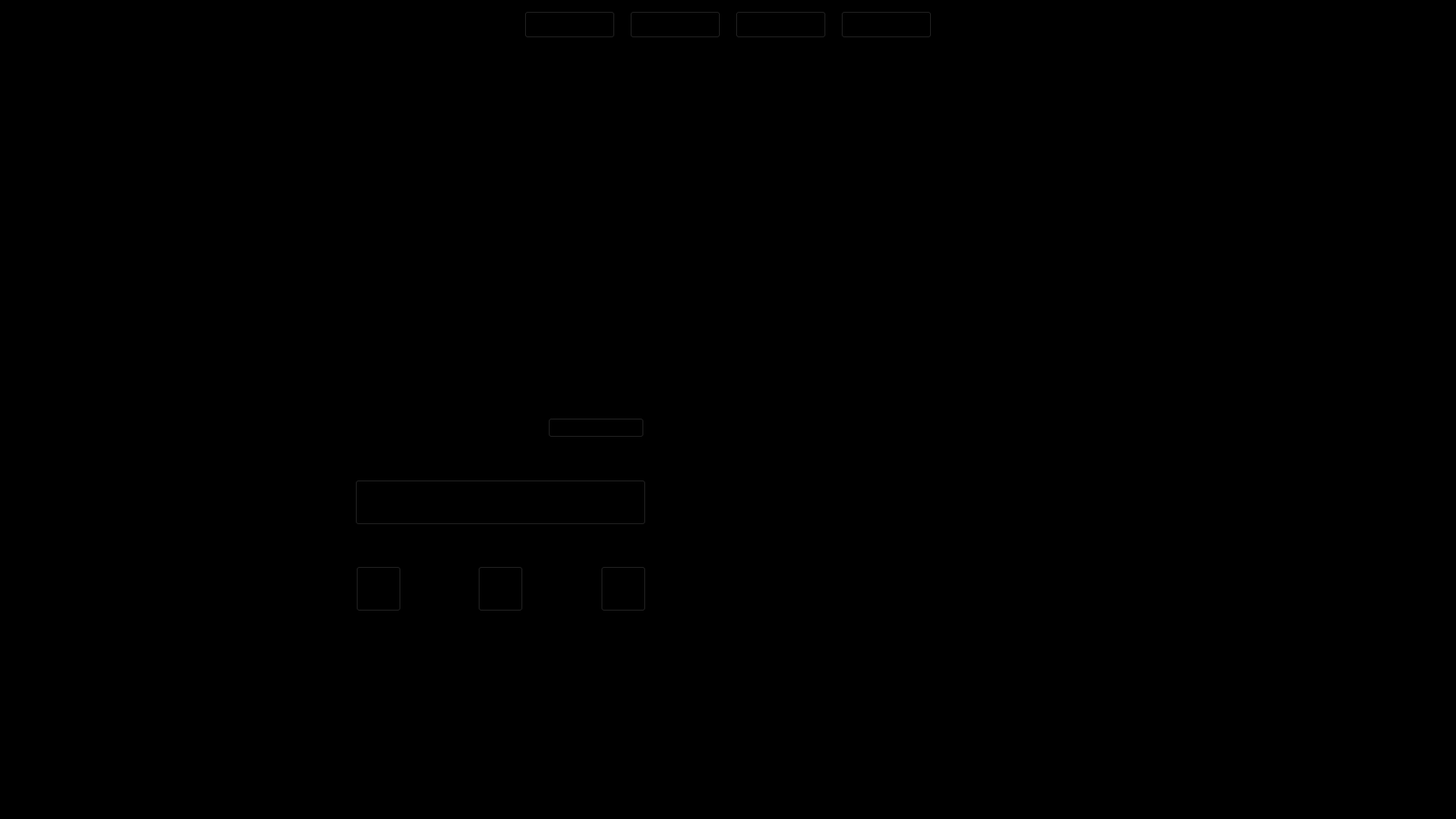
<?xml version="1.0" encoding="UTF-8"?>
<ui version="4.0">
 <class>Widget</class>
 <widget class="QWidget" name="Widget">
  <property name="geometry">
   <rect>
    <x>0</x>
    <y>0</y>
    <width>1600</width>
    <height>900</height>
   </rect>
  </property>
  <property name="minimumSize">
   <size>
    <width>800</width>
    <height>450</height>
   </size>
  </property>
  <property name="windowTitle">
   <string>Widget</string>
  </property>
  <property name="styleSheet">
   <string notr="true"/>
  </property>
  <layout class="QGridLayout" name="gridLayout_6">
   <property name="leftMargin">
    <number>0</number>
   </property>
   <property name="topMargin">
    <number>0</number>
   </property>
   <property name="rightMargin">
    <number>0</number>
   </property>
   <property name="bottomMargin">
    <number>0</number>
   </property>
   <property name="spacing">
    <number>0</number>
   </property>
   <item row="0" column="0">
    <widget class="QFrame" name="frame_background">
     <property name="styleSheet">
      <string notr="true">gridline-color: rgb(0, 0, 0);
background-color: rgb(0, 0, 0);
gridline-color: rgb(255, 255, 255);
gridline-color: rgb(255, 255, 255);</string>
     </property>
     <property name="frameShape">
      <enum>QFrame::StyledPanel</enum>
     </property>
     <property name="frameShadow">
      <enum>QFrame::Raised</enum>
     </property>
     <layout class="QGridLayout" name="gridLayout_3">
      <item row="0" column="0">
       <layout class="QHBoxLayout" name="horizontalLayout_12">
        <item>
         <spacer name="horizontalSpacer_3">
          <property name="orientation">
           <enum>Qt::Horizontal</enum>
          </property>
          <property name="sizeHint" stdset="0">
           <size>
            <width>13</width>
            <height>20</height>
           </size>
          </property>
         </spacer>
        </item>
        <item>
         <widget class="QPushButton" name="btn_1">
          <property name="sizePolicy">
           <sizepolicy hsizetype="Fixed" vsizetype="Fixed">
            <horstretch>0</horstretch>
            <verstretch>0</verstretch>
           </sizepolicy>
          </property>
          <property name="minimumSize">
           <size>
            <width>100</width>
            <height>30</height>
           </size>
          </property>
          <property name="maximumSize">
           <size>
            <width>100</width>
            <height>30</height>
           </size>
          </property>
          <property name="font">
           <font>
            <pointsize>10</pointsize>
           </font>
          </property>
          <property name="text">
           <string>粉红</string>
          </property>
         </widget>
        </item>
        <item>
         <spacer name="horizontalSpacer_23">
          <property name="orientation">
           <enum>Qt::Horizontal</enum>
          </property>
          <property name="sizeType">
           <enum>QSizePolicy::Fixed</enum>
          </property>
          <property name="sizeHint" stdset="0">
           <size>
            <width>10</width>
            <height>20</height>
           </size>
          </property>
         </spacer>
        </item>
        <item>
         <widget class="QPushButton" name="btn_2">
          <property name="sizePolicy">
           <sizepolicy hsizetype="Fixed" vsizetype="Fixed">
            <horstretch>0</horstretch>
            <verstretch>0</verstretch>
           </sizepolicy>
          </property>
          <property name="minimumSize">
           <size>
            <width>100</width>
            <height>30</height>
           </size>
          </property>
          <property name="maximumSize">
           <size>
            <width>100</width>
            <height>30</height>
           </size>
          </property>
          <property name="font">
           <font>
            <pointsize>10</pointsize>
           </font>
          </property>
          <property name="text">
           <string>黄色</string>
          </property>
         </widget>
        </item>
        <item>
         <spacer name="horizontalSpacer_24">
          <property name="orientation">
           <enum>Qt::Horizontal</enum>
          </property>
          <property name="sizeType">
           <enum>QSizePolicy::Fixed</enum>
          </property>
          <property name="sizeHint" stdset="0">
           <size>
            <width>10</width>
            <height>20</height>
           </size>
          </property>
         </spacer>
        </item>
        <item>
         <widget class="QPushButton" name="btn_3">
          <property name="sizePolicy">
           <sizepolicy hsizetype="Fixed" vsizetype="Fixed">
            <horstretch>0</horstretch>
            <verstretch>0</verstretch>
           </sizepolicy>
          </property>
          <property name="minimumSize">
           <size>
            <width>100</width>
            <height>30</height>
           </size>
          </property>
          <property name="maximumSize">
           <size>
            <width>100</width>
            <height>30</height>
           </size>
          </property>
          <property name="font">
           <font>
            <pointsize>10</pointsize>
           </font>
          </property>
          <property name="text">
           <string>浅紫</string>
          </property>
         </widget>
        </item>
        <item>
         <spacer name="horizontalSpacer_25">
          <property name="orientation">
           <enum>Qt::Horizontal</enum>
          </property>
          <property name="sizeType">
           <enum>QSizePolicy::Fixed</enum>
          </property>
          <property name="sizeHint" stdset="0">
           <size>
            <width>10</width>
            <height>20</height>
           </size>
          </property>
         </spacer>
        </item>
        <item>
         <widget class="QPushButton" name="btn_4">
          <property name="sizePolicy">
           <sizepolicy hsizetype="Fixed" vsizetype="Fixed">
            <horstretch>0</horstretch>
            <verstretch>0</verstretch>
           </sizepolicy>
          </property>
          <property name="minimumSize">
           <size>
            <width>100</width>
            <height>30</height>
           </size>
          </property>
          <property name="maximumSize">
           <size>
            <width>100</width>
            <height>30</height>
           </size>
          </property>
          <property name="font">
           <font>
            <pointsize>10</pointsize>
           </font>
          </property>
          <property name="text">
           <string>青绿</string>
          </property>
         </widget>
        </item>
        <item>
         <spacer name="horizontalSpacer_4">
          <property name="orientation">
           <enum>Qt::Horizontal</enum>
          </property>
          <property name="sizeHint" stdset="0">
           <size>
            <width>13</width>
            <height>20</height>
           </size>
          </property>
         </spacer>
        </item>
       </layout>
      </item>
      <item row="1" column="0">
       <layout class="QVBoxLayout" name="verticalLayout_2">
        <item>
         <spacer name="verticalSpacer_9">
          <property name="orientation">
           <enum>Qt::Vertical</enum>
          </property>
          <property name="sizeHint" stdset="0">
           <size>
            <width>20</width>
            <height>13</height>
           </size>
          </property>
         </spacer>
        </item>
        <item>
         <layout class="QHBoxLayout" name="horizontalLayout_9">
          <item>
           <spacer name="horizontalSpacer_17">
            <property name="orientation">
             <enum>Qt::Horizontal</enum>
            </property>
            <property name="sizeHint" stdset="0">
             <size>
              <width>40</width>
              <height>20</height>
             </size>
            </property>
           </spacer>
          </item>
          <item>
           <widget class="QFrame" name="frame">
            <property name="frameShape">
             <enum>QFrame::StyledPanel</enum>
            </property>
            <property name="frameShadow">
             <enum>QFrame::Raised</enum>
            </property>
            <layout class="QGridLayout" name="gridLayout_2">
             <item row="0" column="0">
              <layout class="QHBoxLayout" name="horizontalLayout_8">
               <property name="spacing">
                <number>0</number>
               </property>
               <item>
                <widget class="QFrame" name="frame_login">
                 <property name="sizePolicy">
                  <sizepolicy hsizetype="Minimum" vsizetype="Minimum">
                   <horstretch>0</horstretch>
                   <verstretch>0</verstretch>
                  </sizepolicy>
                 </property>
                 <property name="minimumSize">
                  <size>
                   <width>500</width>
                   <height>600</height>
                  </size>
                 </property>
                 <property name="maximumSize">
                  <size>
                   <width>500</width>
                   <height>600</height>
                  </size>
                 </property>
                 <property name="frameShape">
                  <enum>QFrame::StyledPanel</enum>
                 </property>
                 <property name="frameShadow">
                  <enum>QFrame::Raised</enum>
                 </property>
                 <layout class="QGridLayout" name="gridLayout_5">
                  <item row="0" column="0">
                   <layout class="QVBoxLayout" name="verticalLayout">
                    <item>
                     <spacer name="verticalSpacer_2">
                      <property name="orientation">
                       <enum>Qt::Vertical</enum>
                      </property>
                      <property name="sizeHint" stdset="0">
                       <size>
                        <width>20</width>
                        <height>13</height>
                       </size>
                      </property>
                     </spacer>
                    </item>
                    <item>
                     <layout class="QHBoxLayout" name="horizontalLayout">
                      <item>
                       <spacer name="horizontalSpacer">
                        <property name="orientation">
                         <enum>Qt::Horizontal</enum>
                        </property>
                        <property name="sizeHint" stdset="0">
                         <size>
                          <width>40</width>
                          <height>20</height>
                         </size>
                        </property>
                       </spacer>
                      </item>
                      <item>
                       <widget class="QLabel" name="label_login">
                        <property name="font">
                         <font>
                          <family>Arial</family>
                          <pointsize>22</pointsize>
                         </font>
                        </property>
                        <property name="text">
                         <string>LOGIN</string>
                        </property>
                       </widget>
                      </item>
                      <item>
                       <spacer name="horizontalSpacer_2">
                        <property name="orientation">
                         <enum>Qt::Horizontal</enum>
                        </property>
                        <property name="sizeHint" stdset="0">
                         <size>
                          <width>40</width>
                          <height>20</height>
                         </size>
                        </property>
                       </spacer>
                      </item>
                     </layout>
                    </item>
                    <item>
                     <spacer name="verticalSpacer">
                      <property name="orientation">
                       <enum>Qt::Vertical</enum>
                      </property>
                      <property name="sizeHint" stdset="0">
                       <size>
                        <width>20</width>
                        <height>13</height>
                       </size>
                      </property>
                     </spacer>
                    </item>
                    <item>
                     <layout class="QHBoxLayout" name="horizontalLayout_10">
                      <item>
                       <spacer name="horizontalSpacer_20">
                        <property name="orientation">
                         <enum>Qt::Horizontal</enum>
                        </property>
                        <property name="sizeType">
                         <enum>QSizePolicy::Fixed</enum>
                        </property>
                        <property name="sizeHint" stdset="0">
                         <size>
                          <width>80</width>
                          <height>20</height>
                         </size>
                        </property>
                       </spacer>
                      </item>
                      <item>
                       <widget class="QFrame" name="frame_user_name">
                        <property name="frameShape">
                         <enum>QFrame::StyledPanel</enum>
                        </property>
                        <property name="frameShadow">
                         <enum>QFrame::Raised</enum>
                        </property>
                        <layout class="QGridLayout" name="gridLayout_4">
                         <item row="0" column="0">
                          <layout class="QHBoxLayout" name="horizontalLayout_11">
                           <item>
                            <spacer name="horizontalSpacer_21">
                             <property name="orientation">
                              <enum>Qt::Horizontal</enum>
                             </property>
                             <property name="sizeType">
                              <enum>QSizePolicy::Fixed</enum>
                             </property>
                             <property name="sizeHint" stdset="0">
                              <size>
                               <width>10</width>
                               <height>20</height>
                              </size>
                             </property>
                            </spacer>
                           </item>
                           <item>
                            <widget class="QLabel" name="label_user_name">
                             <property name="sizePolicy">
                              <sizepolicy hsizetype="Fixed" vsizetype="Fixed">
                               <horstretch>0</horstretch>
                               <verstretch>0</verstretch>
                              </sizepolicy>
                             </property>
                             <property name="minimumSize">
                              <size>
                               <width>30</width>
                               <height>30</height>
                              </size>
                             </property>
                             <property name="maximumSize">
                              <size>
                               <width>30</width>
                               <height>30</height>
                              </size>
                             </property>
                             <property name="text">
                              <string/>
                             </property>
                            </widget>
                           </item>
                           <item>
                            <widget class="QLineEdit" name="lineE_user_name"/>
                           </item>
                          </layout>
                         </item>
                        </layout>
                       </widget>
                      </item>
                      <item>
                       <spacer name="horizontalSpacer_22">
                        <property name="orientation">
                         <enum>Qt::Horizontal</enum>
                        </property>
                        <property name="sizeType">
                         <enum>QSizePolicy::Fixed</enum>
                        </property>
                        <property name="sizeHint" stdset="0">
                         <size>
                          <width>80</width>
                          <height>20</height>
                         </size>
                        </property>
                       </spacer>
                      </item>
                     </layout>
                    </item>
                    <item>
                     <spacer name="verticalSpacer_3">
                      <property name="orientation">
                       <enum>Qt::Vertical</enum>
                      </property>
                      <property name="sizeHint" stdset="0">
                       <size>
                        <width>20</width>
                        <height>17</height>
                       </size>
                      </property>
                     </spacer>
                    </item>
                    <item>
                     <layout class="QHBoxLayout" name="horizontalLayout_2">
                      <item>
                       <spacer name="horizontalSpacer_6">
                        <property name="orientation">
                         <enum>Qt::Horizontal</enum>
                        </property>
                        <property name="sizeType">
                         <enum>QSizePolicy::Fixed</enum>
                        </property>
                        <property name="sizeHint" stdset="0">
                         <size>
                          <width>80</width>
                          <height>20</height>
                         </size>
                        </property>
                       </spacer>
                      </item>
                      <item>
                       <widget class="QFrame" name="frame_pwd">
                        <property name="frameShape">
                         <enum>QFrame::StyledPanel</enum>
                        </property>
                        <property name="frameShadow">
                         <enum>QFrame::Raised</enum>
                        </property>
                        <layout class="QGridLayout" name="gridLayout">
                         <item row="0" column="0">
                          <layout class="QHBoxLayout" name="horizontalLayout_3">
                           <item>
                            <spacer name="horizontalSpacer_5">
                             <property name="orientation">
                              <enum>Qt::Horizontal</enum>
                             </property>
                             <property name="sizeType">
                              <enum>QSizePolicy::Fixed</enum>
                             </property>
                             <property name="sizeHint" stdset="0">
                              <size>
                               <width>10</width>
                               <height>20</height>
                              </size>
                             </property>
                            </spacer>
                           </item>
                           <item>
                            <widget class="QLabel" name="label_pwd">
                             <property name="sizePolicy">
                              <sizepolicy hsizetype="Fixed" vsizetype="Fixed">
                               <horstretch>0</horstretch>
                               <verstretch>0</verstretch>
                              </sizepolicy>
                             </property>
                             <property name="minimumSize">
                              <size>
                               <width>30</width>
                               <height>30</height>
                              </size>
                             </property>
                             <property name="maximumSize">
                              <size>
                               <width>30</width>
                               <height>30</height>
                              </size>
                             </property>
                             <property name="text">
                              <string/>
                             </property>
                            </widget>
                           </item>
                           <item>
                            <widget class="QLineEdit" name="lineE_pwd"/>
                           </item>
                          </layout>
                         </item>
                        </layout>
                       </widget>
                      </item>
                      <item>
                       <spacer name="horizontalSpacer_19">
                        <property name="orientation">
                         <enum>Qt::Horizontal</enum>
                        </property>
                        <property name="sizeType">
                         <enum>QSizePolicy::Fixed</enum>
                        </property>
                        <property name="sizeHint" stdset="0">
                         <size>
                          <width>80</width>
                          <height>20</height>
                         </size>
                        </property>
                       </spacer>
                      </item>
                     </layout>
                    </item>
                    <item>
                     <layout class="QHBoxLayout" name="horizontalLayout_5">
                      <item>
                       <spacer name="horizontalSpacer_11">
                        <property name="orientation">
                         <enum>Qt::Horizontal</enum>
                        </property>
                        <property name="sizeHint" stdset="0">
                         <size>
                          <width>28</width>
                          <height>20</height>
                         </size>
                        </property>
                       </spacer>
                      </item>
                      <item>
                       <widget class="QPushButton" name="btn_forget">
                        <property name="font">
                         <font>
                          <family>Arial</family>
                          <underline>true</underline>
                         </font>
                        </property>
                        <property name="text">
                         <string>Forget Password?</string>
                        </property>
                       </widget>
                      </item>
                      <item>
                       <spacer name="horizontalSpacer_12">
                        <property name="orientation">
                         <enum>Qt::Horizontal</enum>
                        </property>
                        <property name="sizeType">
                         <enum>QSizePolicy::Fixed</enum>
                        </property>
                        <property name="sizeHint" stdset="0">
                         <size>
                          <width>80</width>
                          <height>20</height>
                         </size>
                        </property>
                       </spacer>
                      </item>
                     </layout>
                    </item>
                    <item>
                     <spacer name="verticalSpacer_5">
                      <property name="orientation">
                       <enum>Qt::Vertical</enum>
                      </property>
                      <property name="sizeHint" stdset="0">
                       <size>
                        <width>20</width>
                        <height>13</height>
                       </size>
                      </property>
                     </spacer>
                    </item>
                    <item>
                     <layout class="QHBoxLayout" name="horizontalLayout_6">
                      <item>
                       <spacer name="horizontalSpacer_13">
                        <property name="orientation">
                         <enum>Qt::Horizontal</enum>
                        </property>
                        <property name="sizeHint" stdset="0">
                         <size>
                          <width>40</width>
                          <height>20</height>
                         </size>
                        </property>
                       </spacer>
                      </item>
                      <item>
                       <widget class="QPushButton" name="btn_login">
                        <property name="sizePolicy">
                         <sizepolicy hsizetype="Fixed" vsizetype="Fixed">
                          <horstretch>0</horstretch>
                          <verstretch>0</verstretch>
                         </sizepolicy>
                        </property>
                        <property name="minimumSize">
                         <size>
                          <width>320</width>
                          <height>50</height>
                         </size>
                        </property>
                        <property name="maximumSize">
                         <size>
                          <width>320</width>
                          <height>50</height>
                         </size>
                        </property>
                        <property name="font">
                         <font>
                          <family>Arial</family>
                          <pointsize>12</pointsize>
                         </font>
                        </property>
                        <property name="text">
                         <string>LOGIN</string>
                        </property>
                       </widget>
                      </item>
                      <item>
                       <spacer name="horizontalSpacer_14">
                        <property name="orientation">
                         <enum>Qt::Horizontal</enum>
                        </property>
                        <property name="sizeHint" stdset="0">
                         <size>
                          <width>40</width>
                          <height>20</height>
                         </size>
                        </property>
                       </spacer>
                      </item>
                     </layout>
                    </item>
                    <item>
                     <spacer name="verticalSpacer_6">
                      <property name="orientation">
                       <enum>Qt::Vertical</enum>
                      </property>
                      <property name="sizeHint" stdset="0">
                       <size>
                        <width>20</width>
                        <height>13</height>
                       </size>
                      </property>
                     </spacer>
                    </item>
                    <item>
                     <layout class="QHBoxLayout" name="horizontalLayout_4">
                      <item>
                       <spacer name="horizontalSpacer_10">
                        <property name="orientation">
                         <enum>Qt::Horizontal</enum>
                        </property>
                        <property name="sizeHint" stdset="0">
                         <size>
                          <width>13</width>
                          <height>20</height>
                         </size>
                        </property>
                       </spacer>
                      </item>
                      <item>
                       <widget class="QPushButton" name="btn_wx">
                        <property name="sizePolicy">
                         <sizepolicy hsizetype="Fixed" vsizetype="Fixed">
                          <horstretch>0</horstretch>
                          <verstretch>0</verstretch>
                         </sizepolicy>
                        </property>
                        <property name="minimumSize">
                         <size>
                          <width>50</width>
                          <height>50</height>
                         </size>
                        </property>
                        <property name="maximumSize">
                         <size>
                          <width>50</width>
                          <height>50</height>
                         </size>
                        </property>
                        <property name="text">
                         <string/>
                        </property>
                       </widget>
                      </item>
                      <item>
                       <spacer name="horizontalSpacer_7">
                        <property name="orientation">
                         <enum>Qt::Horizontal</enum>
                        </property>
                        <property name="sizeHint" stdset="0">
                         <size>
                          <width>13</width>
                          <height>20</height>
                         </size>
                        </property>
                       </spacer>
                      </item>
                      <item>
                       <widget class="QPushButton" name="btn_qq">
                        <property name="sizePolicy">
                         <sizepolicy hsizetype="Fixed" vsizetype="Fixed">
                          <horstretch>0</horstretch>
                          <verstretch>0</verstretch>
                         </sizepolicy>
                        </property>
                        <property name="minimumSize">
                         <size>
                          <width>50</width>
                          <height>50</height>
                         </size>
                        </property>
                        <property name="maximumSize">
                         <size>
                          <width>50</width>
                          <height>50</height>
                         </size>
                        </property>
                        <property name="text">
                         <string/>
                        </property>
                       </widget>
                      </item>
                      <item>
                       <spacer name="horizontalSpacer_8">
                        <property name="orientation">
                         <enum>Qt::Horizontal</enum>
                        </property>
                        <property name="sizeHint" stdset="0">
                         <size>
                          <width>13</width>
                          <height>20</height>
                         </size>
                        </property>
                       </spacer>
                      </item>
                      <item>
                       <widget class="QPushButton" name="btn_wb">
                        <property name="sizePolicy">
                         <sizepolicy hsizetype="Fixed" vsizetype="Fixed">
                          <horstretch>0</horstretch>
                          <verstretch>0</verstretch>
                         </sizepolicy>
                        </property>
                        <property name="minimumSize">
                         <size>
                          <width>50</width>
                          <height>50</height>
                         </size>
                        </property>
                        <property name="maximumSize">
                         <size>
                          <width>50</width>
                          <height>50</height>
                         </size>
                        </property>
                        <property name="text">
                         <string/>
                        </property>
                       </widget>
                      </item>
                      <item>
                       <spacer name="horizontalSpacer_9">
                        <property name="orientation">
                         <enum>Qt::Horizontal</enum>
                        </property>
                        <property name="sizeHint" stdset="0">
                         <size>
                          <width>13</width>
                          <height>20</height>
                         </size>
                        </property>
                       </spacer>
                      </item>
                     </layout>
                    </item>
                    <item>
                     <spacer name="verticalSpacer_8">
                      <property name="orientation">
                       <enum>Qt::Vertical</enum>
                      </property>
                      <property name="sizeHint" stdset="0">
                       <size>
                        <width>20</width>
                        <height>13</height>
                       </size>
                      </property>
                     </spacer>
                    </item>
                   </layout>
                  </item>
                  <item row="1" column="0">
                   <widget class="QLabel" name="label">
                    <property name="font">
                     <font>
                      <family>Arial</family>
                     </font>
                    </property>
                    <property name="text">
                     <string>本界面为bilibili up主 &lt;老实的徐码农&gt; 设计</string>
                    </property>
                    <property name="alignment">
                     <set>Qt::AlignCenter</set>
                    </property>
                   </widget>
                  </item>
                  <item row="2" column="0">
                   <spacer name="verticalSpacer_4">
                    <property name="orientation">
                     <enum>Qt::Vertical</enum>
                    </property>
                    <property name="sizeType">
                     <enum>QSizePolicy::Fixed</enum>
                    </property>
                    <property name="sizeHint" stdset="0">
                     <size>
                      <width>20</width>
                      <height>20</height>
                     </size>
                    </property>
                   </spacer>
                  </item>
                 </layout>
                </widget>
               </item>
               <item>
                <widget class="QFrame" name="frame_pic">
                 <property name="sizePolicy">
                  <sizepolicy hsizetype="Minimum" vsizetype="Minimum">
                   <horstretch>0</horstretch>
                   <verstretch>0</verstretch>
                  </sizepolicy>
                 </property>
                 <property name="minimumSize">
                  <size>
                   <width>500</width>
                   <height>600</height>
                  </size>
                 </property>
                 <property name="frameShape">
                  <enum>QFrame::StyledPanel</enum>
                 </property>
                 <property name="frameShadow">
                  <enum>QFrame::Raised</enum>
                 </property>
                </widget>
               </item>
              </layout>
             </item>
            </layout>
           </widget>
          </item>
          <item>
           <spacer name="horizontalSpacer_18">
            <property name="orientation">
             <enum>Qt::Horizontal</enum>
            </property>
            <property name="sizeHint" stdset="0">
             <size>
              <width>40</width>
              <height>20</height>
             </size>
            </property>
           </spacer>
          </item>
         </layout>
        </item>
        <item>
         <spacer name="verticalSpacer_10">
          <property name="orientation">
           <enum>Qt::Vertical</enum>
          </property>
          <property name="sizeHint" stdset="0">
           <size>
            <width>20</width>
            <height>13</height>
           </size>
          </property>
         </spacer>
        </item>
       </layout>
      </item>
     </layout>
    </widget>
   </item>
  </layout>
 </widget>
 <layoutdefault spacing="6" margin="11"/>
 <resources/>
 <connections/>
</ui>
